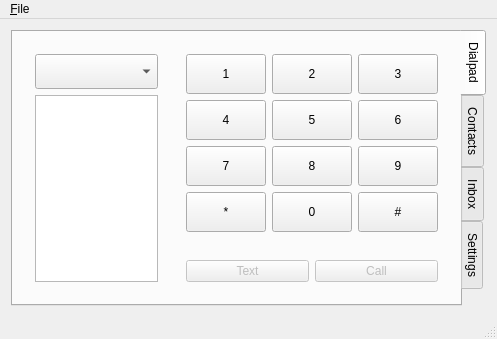
<?xml version="1.0" encoding="UTF-8"?>
<ui version="4.0">
 <class>MainWindow</class>
 <widget class="QMainWindow" name="MainWindow">
  <property name="geometry">
   <rect>
    <x>0</x>
    <y>0</y>
    <width>497</width>
    <height>339</height>
   </rect>
  </property>
  <property name="windowTitle">
   <string>QGVDial</string>
  </property>
  <widget class="QWidget" name="centralWidget">
   <layout class="QVBoxLayout" name="verticalLayout">
    <item>
     <widget class="QTabWidget" name="tabWidget">
      <property name="tabPosition">
       <enum>QTabWidget::East</enum>
      </property>
      <property name="currentIndex">
       <number>0</number>
      </property>
      <widget class="QWidget" name="dialTab">
       <attribute name="title">
        <string>Dialpad</string>
       </attribute>
       <layout class="QGridLayout" name="gridLayout_3">
        <property name="sizeConstraint">
         <enum>QLayout::SetDefaultConstraint</enum>
        </property>
        <item row="0" column="0" rowspan="2">
         <widget class="QWidget" name="numDisp" native="true">
          <layout class="QVBoxLayout" name="verticalLayout_5">
           <item>
            <widget class="GvNumComboBox" name="cbNumbers">
             <property name="minimumSize">
              <size>
               <width>0</width>
               <height>35</height>
              </size>
             </property>
            </widget>
           </item>
           <item>
            <widget class="QPlainTextEdit" name="dispNum">
             <property name="tabChangesFocus">
              <bool>true</bool>
             </property>
            </widget>
           </item>
          </layout>
         </widget>
        </item>
        <item row="0" column="1">
         <widget class="QWidget" name="keypad" native="true">
          <layout class="QGridLayout" name="gridLayout">
           <property name="sizeConstraint">
            <enum>QLayout::SetFixedSize</enum>
           </property>
           <item row="4" column="3">
            <widget class="QPushButton" name="k4">
             <property name="minimumSize">
              <size>
               <width>65</width>
               <height>40</height>
              </size>
             </property>
             <property name="text">
              <string>4</string>
             </property>
            </widget>
           </item>
           <item row="4" column="6">
            <widget class="QPushButton" name="k5">
             <property name="minimumSize">
              <size>
               <width>65</width>
               <height>40</height>
              </size>
             </property>
             <property name="text">
              <string>5</string>
             </property>
            </widget>
           </item>
           <item row="4" column="9">
            <widget class="QPushButton" name="k6">
             <property name="minimumSize">
              <size>
               <width>65</width>
               <height>40</height>
              </size>
             </property>
             <property name="text">
              <string>6</string>
             </property>
            </widget>
           </item>
           <item row="7" column="6">
            <widget class="QPushButton" name="k8">
             <property name="minimumSize">
              <size>
               <width>65</width>
               <height>40</height>
              </size>
             </property>
             <property name="text">
              <string>8</string>
             </property>
            </widget>
           </item>
           <item row="7" column="9">
            <widget class="QPushButton" name="k9">
             <property name="minimumSize">
              <size>
               <width>65</width>
               <height>40</height>
              </size>
             </property>
             <property name="text">
              <string>9</string>
             </property>
            </widget>
           </item>
           <item row="9" column="3">
            <widget class="QPushButton" name="kstar">
             <property name="minimumSize">
              <size>
               <width>65</width>
               <height>40</height>
              </size>
             </property>
             <property name="text">
              <string>*</string>
             </property>
            </widget>
           </item>
           <item row="9" column="6">
            <widget class="QPushButton" name="k0">
             <property name="minimumSize">
              <size>
               <width>65</width>
               <height>40</height>
              </size>
             </property>
             <property name="text">
              <string>0</string>
             </property>
            </widget>
           </item>
           <item row="9" column="9">
            <widget class="QPushButton" name="khash">
             <property name="minimumSize">
              <size>
               <width>65</width>
               <height>40</height>
              </size>
             </property>
             <property name="text">
              <string>#</string>
             </property>
            </widget>
           </item>
           <item row="3" column="3">
            <widget class="QPushButton" name="k1">
             <property name="minimumSize">
              <size>
               <width>65</width>
               <height>40</height>
              </size>
             </property>
             <property name="text">
              <string>1</string>
             </property>
            </widget>
           </item>
           <item row="3" column="6">
            <widget class="QPushButton" name="k2">
             <property name="minimumSize">
              <size>
               <width>65</width>
               <height>40</height>
              </size>
             </property>
             <property name="text">
              <string>2</string>
             </property>
            </widget>
           </item>
           <item row="3" column="9">
            <widget class="QPushButton" name="k3">
             <property name="minimumSize">
              <size>
               <width>65</width>
               <height>40</height>
              </size>
             </property>
             <property name="text">
              <string>3</string>
             </property>
            </widget>
           </item>
           <item row="7" column="3">
            <widget class="QPushButton" name="k7">
             <property name="minimumSize">
              <size>
               <width>65</width>
               <height>40</height>
              </size>
             </property>
             <property name="text">
              <string>7</string>
             </property>
            </widget>
           </item>
          </layout>
         </widget>
        </item>
        <item row="1" column="1">
         <widget class="QWidget" name="widget" native="true">
          <layout class="QHBoxLayout" name="horizontalLayout">
           <item>
            <widget class="QPushButton" name="btnText">
             <property name="enabled">
              <bool>false</bool>
             </property>
             <property name="text">
              <string>Text</string>
             </property>
            </widget>
           </item>
           <item>
            <widget class="QPushButton" name="btnCall">
             <property name="enabled">
              <bool>false</bool>
             </property>
             <property name="text">
              <string>Call</string>
             </property>
             <property name="default">
              <bool>true</bool>
             </property>
            </widget>
           </item>
          </layout>
         </widget>
        </item>
       </layout>
      </widget>
      <widget class="QWidget" name="contactsTab">
       <attribute name="title">
        <string>Contacts</string>
       </attribute>
       <layout class="QHBoxLayout" name="horizontalLayout_2">
        <item>
         <widget class="QTreeView" name="contactsView">
          <attribute name="headerVisible">
           <bool>false</bool>
          </attribute>
         </widget>
        </item>
       </layout>
      </widget>
      <widget class="QWidget" name="inboxTab">
       <attribute name="title">
        <string>Inbox</string>
       </attribute>
       <layout class="QVBoxLayout" name="verticalLayout_6">
        <item>
         <widget class="QComboBox" name="cbInboxSelector"/>
        </item>
        <item>
         <widget class="QTreeView" name="inboxView">
          <property name="rootIsDecorated">
           <bool>false</bool>
          </property>
          <property name="headerHidden">
           <bool>true</bool>
          </property>
          <property name="expandsOnDoubleClick">
           <bool>false</bool>
          </property>
         </widget>
        </item>
       </layout>
      </widget>
      <widget class="QWidget" name="settingsTab">
       <attribute name="title">
        <string>Settings</string>
       </attribute>
       <layout class="QVBoxLayout" name="verticalLayout_2">
        <item>
         <widget class="QToolBox" name="toolBox">
          <property name="currentIndex">
           <number>2</number>
          </property>
          <widget class="QWidget" name="loginDetails">
           <property name="geometry">
            <rect>
             <x>0</x>
             <y>0</y>
             <width>98</width>
             <height>93</height>
            </rect>
           </property>
           <attribute name="label">
            <string>Login details</string>
           </attribute>
           <layout class="QVBoxLayout" name="verticalLayout_3">
            <item>
             <widget class="MyLineEdit" name="textUsername">
              <property name="placeholderText">
               <string>Username: example@gmail.com</string>
              </property>
             </widget>
            </item>
            <item>
             <widget class="MyLineEdit" name="textPassword">
              <property name="echoMode">
               <enum>QLineEdit::Password</enum>
              </property>
              <property name="placeholderText">
               <string>Password</string>
              </property>
             </widget>
            </item>
            <item>
             <widget class="QPushButton" name="loginButton">
              <property name="text">
               <string>Login</string>
              </property>
             </widget>
            </item>
           </layout>
          </widget>
          <widget class="QWidget" name="proxyDetails">
           <property name="geometry">
            <rect>
             <x>0</x>
             <y>0</y>
             <width>220</width>
             <height>211</height>
            </rect>
           </property>
           <attribute name="label">
            <string>Proxy options</string>
           </attribute>
           <layout class="QGridLayout" name="gridLayout_2">
            <item row="0" column="1">
             <widget class="QCheckBox" name="useSystemProxy">
              <property name="text">
               <string>Use System Proxy</string>
              </property>
             </widget>
            </item>
            <item row="0" column="0">
             <widget class="QCheckBox" name="enableProxy">
              <property name="text">
               <string>Enable Proxy</string>
              </property>
             </widget>
            </item>
            <item row="1" column="0" colspan="2">
             <widget class="QFrame" name="frameProxyServerPort">
              <property name="frameShape">
               <enum>QFrame::StyledPanel</enum>
              </property>
              <property name="frameShadow">
               <enum>QFrame::Raised</enum>
              </property>
              <layout class="QFormLayout" name="formLayout">
               <item row="0" column="0">
                <widget class="QLabel" name="label">
                 <property name="text">
                  <string>Server</string>
                 </property>
                </widget>
               </item>
               <item row="0" column="1">
                <widget class="MyLineEdit" name="proxyServer">
                 <property name="placeholderText">
                  <string>Proxy server name or address</string>
                 </property>
                </widget>
               </item>
               <item row="1" column="0">
                <widget class="QLabel" name="label_2">
                 <property name="text">
                  <string>Port</string>
                 </property>
                </widget>
               </item>
               <item row="1" column="1">
                <widget class="MyLineEdit" name="proxyPort">
                 <property name="placeholderText">
                  <string>Proxy port</string>
                 </property>
                </widget>
               </item>
               <item row="3" column="0">
                <widget class="QLabel" name="label_3">
                 <property name="text">
                  <string>User</string>
                 </property>
                </widget>
               </item>
               <item row="3" column="1">
                <widget class="MyLineEdit" name="proxyUser">
                 <property name="placeholderText">
                  <string>Username for proxy</string>
                 </property>
                </widget>
               </item>
               <item row="4" column="0">
                <widget class="QLabel" name="label_4">
                 <property name="text">
                  <string>Password</string>
                 </property>
                </widget>
               </item>
               <item row="4" column="1">
                <widget class="MyLineEdit" name="proxyPass">
                 <property name="echoMode">
                  <enum>QLineEdit::Password</enum>
                 </property>
                 <property name="placeholderText">
                  <string>Password for proxy</string>
                 </property>
                </widget>
               </item>
               <item row="2" column="0" colspan="2">
                <widget class="QCheckBox" name="proxyAuthRequired">
                 <property name="text">
                  <string>Requires authentication</string>
                 </property>
                </widget>
               </item>
              </layout>
             </widget>
            </item>
            <item row="2" column="0" colspan="2">
             <widget class="QDialogButtonBox" name="proxyButtonBox">
              <property name="standardButtons">
               <set>QDialogButtonBox::Cancel|QDialogButtonBox::Ok</set>
              </property>
             </widget>
            </item>
           </layout>
          </widget>
          <widget class="QWidget" name="updatesPage">
           <property name="geometry">
            <rect>
             <x>0</x>
             <y>0</y>
             <width>213</width>
             <height>64</height>
            </rect>
           </property>
           <attribute name="label">
            <string>Auto refresh options</string>
           </attribute>
           <layout class="QFormLayout" name="formLayout_2">
            <property name="fieldGrowthPolicy">
             <enum>QFormLayout::ExpandingFieldsGrow</enum>
            </property>
            <item row="0" column="0">
             <widget class="QCheckBox" name="optContacts">
              <property name="text">
               <string>Update Contacts</string>
              </property>
             </widget>
            </item>
            <item row="0" column="1">
             <widget class="QSpinBox" name="sbContactsFreq">
              <property name="suffix">
               <string> minutes</string>
              </property>
              <property name="minimum">
               <number>1</number>
              </property>
              <property name="maximum">
               <number>1440</number>
              </property>
             </widget>
            </item>
            <item row="1" column="0">
             <widget class="QCheckBox" name="optInbox">
              <property name="text">
               <string>Update Inbox</string>
              </property>
             </widget>
            </item>
            <item row="1" column="1">
             <widget class="QSpinBox" name="sbInboxFreq">
              <property name="suffix">
               <string> minutes</string>
              </property>
              <property name="minimum">
               <number>1</number>
              </property>
              <property name="maximum">
               <number>1440</number>
              </property>
             </widget>
            </item>
           </layout>
          </widget>
          <widget class="QWidget" name="etCeteraDetails">
           <property name="geometry">
            <rect>
             <x>0</x>
             <y>0</y>
             <width>98</width>
             <height>70</height>
            </rect>
           </property>
           <attribute name="label">
            <string>Et Cetera</string>
           </attribute>
           <layout class="QVBoxLayout" name="verticalLayout_4">
            <item>
             <widget class="QPushButton" name="btnAbout">
              <property name="text">
               <string>About</string>
              </property>
             </widget>
            </item>
            <item>
             <widget class="QPushButton" name="btnSendLogs">
              <property name="text">
               <string>Send Logs</string>
              </property>
             </widget>
            </item>
           </layout>
          </widget>
         </widget>
        </item>
       </layout>
      </widget>
     </widget>
    </item>
   </layout>
  </widget>
  <widget class="QMenuBar" name="menuBar">
   <property name="geometry">
    <rect>
     <x>0</x>
     <y>0</y>
     <width>497</width>
     <height>21</height>
    </rect>
   </property>
   <widget class="QMenu" name="menu_File">
    <property name="title">
     <string>&amp;File</string>
    </property>
    <addaction name="actionFind"/>
    <addaction name="actionRefresh"/>
    <addaction name="actionHide"/>
    <addaction name="action_Quit"/>
   </widget>
   <addaction name="menu_File"/>
  </widget>
  <widget class="QStatusBar" name="statusBar"/>
  <action name="action_Quit">
   <property name="text">
    <string>&amp;Quit</string>
   </property>
   <property name="shortcut">
    <string>Ctrl+Q</string>
   </property>
  </action>
  <action name="actionHide">
   <property name="text">
    <string>Hide</string>
   </property>
   <property name="shortcut">
    <string>Esc</string>
   </property>
  </action>
  <action name="actionRefresh">
   <property name="text">
    <string>Refresh</string>
   </property>
   <property name="shortcut">
    <string>Ctrl+R</string>
   </property>
  </action>
  <action name="actionFind">
   <property name="text">
    <string>Find</string>
   </property>
   <property name="shortcut">
    <string>Ctrl+F</string>
   </property>
  </action>
 </widget>
 <layoutdefault spacing="6" margin="11"/>
 <customwidgets>
  <customwidget>
   <class>GvNumComboBox</class>
   <extends>QComboBox</extends>
   <header>GvNumComboBox.h</header>
  </customwidget>
  <customwidget>
   <class>MyLineEdit</class>
   <extends>QLineEdit</extends>
   <header>MyLineEdit.h</header>
  </customwidget>
 </customwidgets>
 <tabstops>
  <tabstop>dispNum</tabstop>
  <tabstop>cbNumbers</tabstop>
  <tabstop>tabWidget</tabstop>
  <tabstop>k4</tabstop>
  <tabstop>k5</tabstop>
  <tabstop>k6</tabstop>
  <tabstop>k8</tabstop>
  <tabstop>k9</tabstop>
  <tabstop>kstar</tabstop>
  <tabstop>k0</tabstop>
  <tabstop>khash</tabstop>
  <tabstop>k1</tabstop>
  <tabstop>k2</tabstop>
  <tabstop>k3</tabstop>
  <tabstop>k7</tabstop>
  <tabstop>btnText</tabstop>
  <tabstop>btnCall</tabstop>
  <tabstop>contactsView</tabstop>
  <tabstop>cbInboxSelector</tabstop>
  <tabstop>inboxView</tabstop>
  <tabstop>textUsername</tabstop>
  <tabstop>textPassword</tabstop>
  <tabstop>loginButton</tabstop>
  <tabstop>useSystemProxy</tabstop>
  <tabstop>enableProxy</tabstop>
  <tabstop>proxyServer</tabstop>
  <tabstop>proxyPort</tabstop>
  <tabstop>proxyUser</tabstop>
  <tabstop>proxyPass</tabstop>
  <tabstop>proxyAuthRequired</tabstop>
  <tabstop>proxyButtonBox</tabstop>
  <tabstop>optContacts</tabstop>
  <tabstop>sbContactsFreq</tabstop>
  <tabstop>optInbox</tabstop>
  <tabstop>sbInboxFreq</tabstop>
  <tabstop>btnAbout</tabstop>
  <tabstop>btnSendLogs</tabstop>
 </tabstops>
 <resources/>
 <connections>
  <connection>
   <sender>textPassword</sender>
   <signal>editingFinished()</signal>
   <receiver>loginButton</receiver>
   <slot>click()</slot>
   <hints>
    <hint type="sourcelabel">
     <x>237</x>
     <y>159</y>
    </hint>
    <hint type="destinationlabel">
     <x>237</x>
     <y>210</y>
    </hint>
   </hints>
  </connection>
  <connection>
   <sender>actionHide</sender>
   <signal>triggered()</signal>
   <receiver>MainWindow</receiver>
   <slot>hide()</slot>
   <hints>
    <hint type="sourcelabel">
     <x>-1</x>
     <y>-1</y>
    </hint>
    <hint type="destinationlabel">
     <x>248</x>
     <y>169</y>
    </hint>
   </hints>
  </connection>
 </connections>
</ui>
